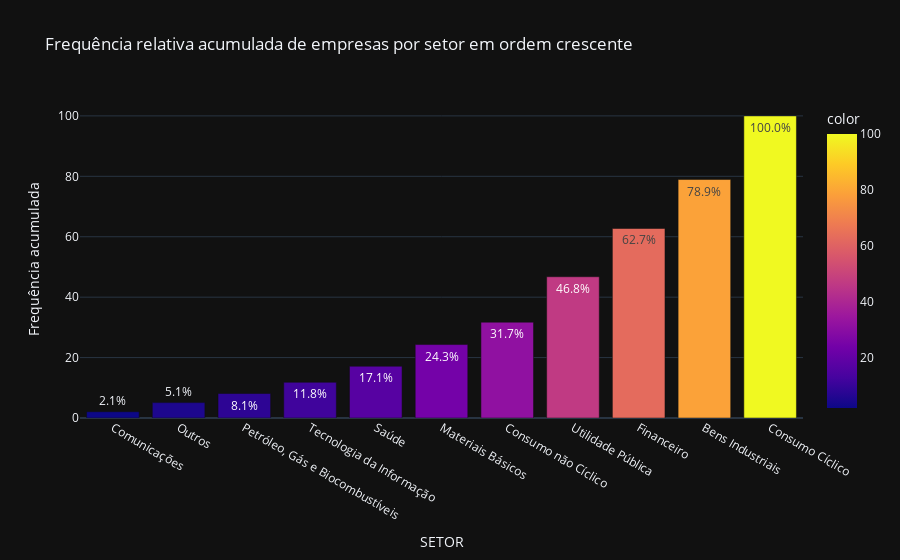

The code cell stored with this chart in its notebook:
### Code cell
# Plot gráfico da frequência acumulada da variável
fig = px.bar(data_frame=fac, 
             title='Frequência relativa acumulada de empresas por setor em ordem crescente',
             x=fac.index, 
             y=fac.values, 
             color=fac.values, 
             text=fac.values, 
             template='plotly_dark')
fig.update_traces(hovertemplate='%{y:.2f}%', texttemplate='%{text:.1f}%')
fig.update_layout(hovermode='x unified')
fig.update_yaxes(title_text='Frequência acumulada')

fig.show()

### Figure 1 — Plotly figure (JSON) as saved in the notebook; plotly's stock layout.template omitted (floating-point values rounded to 4 significant figures)
{"data": [{"alignmentgroup": "True", "hovertemplate": "%{y:.2f}%", "legendgroup": "", "marker": {"color": [2.08, 5.09, 8.1, 11.81, 17.13, 24.31, 31.71, 46.76, 62.73, 78.94, 100], "coloraxis": "coloraxis", "pattern": {"shape": ""}}, "name": "", "offsetgroup": "", "orientation": "v", "showlegend": false, "text": [2.08, 5.09, 8.1, 11.81, 17.13, 24.31, 31.71, 46.76, 62.73, 78.94, 100], "textposition": "auto", "texttemplate": "%{text:.1f}%", "type": "bar", "x": ["Comunicações", "Outros", "Petróleo, Gás e Biocombustíveis", "Tecnologia da Informação", "Saúde", "Materiais Básicos", "Consumo não Cíclico", "Utilidade Pública", "Financeiro", "Bens Industriais", "Consumo Cíclico"], "xaxis": "x", "y": [2.08, 5.09, 8.1, 11.81, 17.13, 24.31, 31.71, 46.76, 62.73, 78.94, 100], "yaxis": "y"}], "layout": {"barmode": "relative", "coloraxis": {"colorbar": {"title": {"text": "color"}}, "colorscale": [[0, "#0d0887"], [0.1111, "#46039f"], [0.2222, "#7201a8"], [0.3333, "#9c179e"], [0.4444, "#bd3786"], [0.5556, "#d8576b"], [0.6667, "#ed7953"], [0.7778, "#fb9f3a"], [0.8889, "#fdca26"], [1, "#f0f921"]]}, "hovermode": "x unified", "legend": {"tracegroupgap": 0}, "title": {"text": "Frequência relativa acumulada de empresas por setor em ordem crescente"}, "xaxis": {"anchor": "y", "domain": [0, 1], "title": {"text": "SETOR"}}, "yaxis": {"anchor": "x", "domain": [0, 1], "title": {"text": "Frequência acumulada"}}}}
